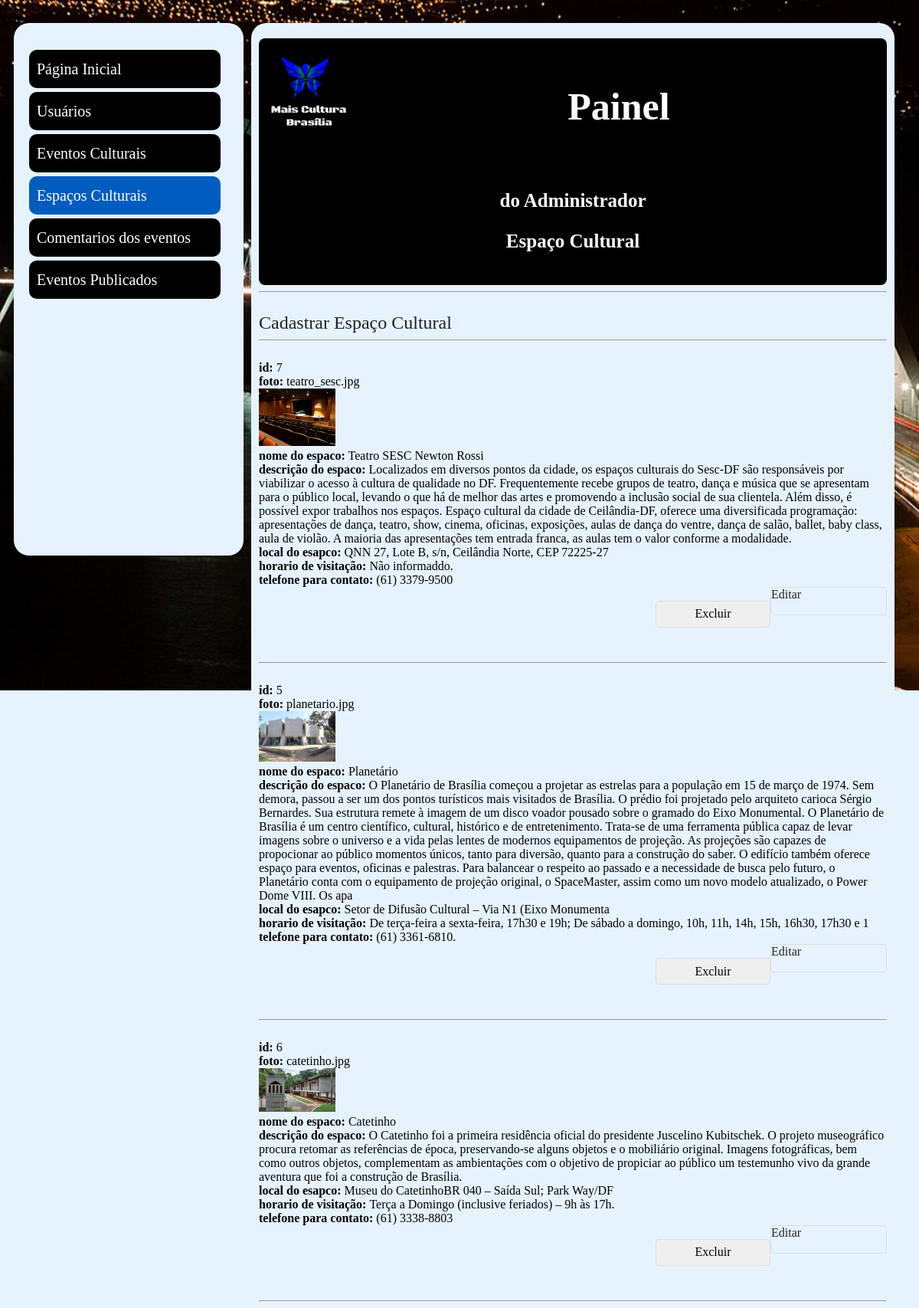
The app's page /view/listarEspaco.php (signed in) with its own data.
### tables this page shows
CREATE TABLE `espaco_cultural` (
  `cod` int(11) NOT NULL AUTO_INCREMENT,
  `nome` varchar(100) DEFAULT NULL,
  `telefone` varchar(15) DEFAULT NULL,
  `local` varchar(50) DEFAULT NULL,
  `horario` varchar(100) DEFAULT NULL,
  `descricao` varchar(1000) NOT NULL,
  `foto` varchar(100) NOT NULL,
  `usuario_cpf` bigint(11) NOT NULL,
  PRIMARY KEY (`cod`),
  KEY `fk_espaco_cultural_usuario1_idx` (`usuario_cpf`),
  CONSTRAINT `fk_espaco_cultural_usuario1` FOREIGN KEY (`usuario_cpf`) REFERENCES `usuario` (`cpf`) ON DELETE CASCADE ON UPDATE CASCADE
);

### conexao/conexao.php (called while the page is built)
<?php
abstract class Conexao {
    private static $instanciar;
    public static function instaciar() {
        try {
            if (!isset(self::$instanciar)){
                self::$instanciar = new PDO("mysql:host=localhost;dbname=bdevento;charset=UTF8", "root", "");
                self::$instanciar->setAttribute(PDO::ATTR_ERRMODE, PDO::ERRMODE_EXCEPTION);
            }
           return self::$instanciar;
        } catch (PDOException $exc) {
            echo "Erro ao conectar ao banco de dados :".$exc->getMessage() ;
        }
    }
}

### DAO/EspacoCulturalDAO.php (called while the page is built, shortened)
<?php
require_once '../conexao/conexao.php';
class EspacoCulturalDAO {
    public function __construct() {
        $this->pdo = Conexao::instaciar();
    }
    public function getAllEspaco() {
        try {
            $sql = "SELECT * FROM espaco_cultural ORDER BY nome DESC LIMIT 3";
            $stmt = $this->pdo->prepare($sql);
            $stmt->execute();
            $espaco = $stmt->fetchAll(PDO::FETCH_ASSOC);
            return $espaco;
        } catch (PDOException $exc) {
            echo $exc->getMessage();
        }
    }
}

### view/listarEspaco.php (the view, shortened to what this page needs)
<!DOCTYPE html>
<html>
    <head>
        <link rel="stylesheet" type="text/css" href="painelADM.css">
    </head>
    <body>
       <div class="container">
            <nav>
                <ul class="menu">
                    <a href=" ../view/index1.php"><li>Página Inicial</li></a>
                    <a href=" ../view/painel.php"><li>Usuários</li></a>
                    <a href="../view/listarEventos.php"><li>Eventos Culturais</li></a>
                    <a href="../view/listarEspaco.php"><li class="com">Espaços Culturais</li></a>
                     <a href="../view/listarComentarios.php"><li>Comentarios dos eventos</li></a>
                     <a href="../view/EventosPublicados.php"><li>Eventos Publicados</li></a>
                </ul>
            </nav>
            <section>
                <div class="top"><br>
                <img class="logo" align="left" src="../imagem/log0.jpg">
                <h1 align="center">Painel</h1><br>
                <h2 align="center">do Administrador</h2>
                <h3 align="center"> Espaço Cultural </h3>
                <br></div><hr><br>
                <?php
	if(isset($_SESSION["perfil_cod"])){
                 $perfil = $_SESSION["perfil_cod"];
                }else{
                    $perfil="";
                }
	if($perfil == 1){
            echo"<a class='aa' href='../view/cadastrarEspaco.php'>Cadastrar Espaço Cultural</a><hr>";
		include_once'../DAO/EspacoCulturalDAO.php';
		$mostrar = new EspacoCulturalDAO();
		$amostra = $mostrar->getALLEspaco();
                foreach ($amostra as $us) {
                echo"<div class='mn'>";
                echo "<br>";
                echo" <b>id:</b> {$us['cod']}<br>";
                echo" <b>foto:</b> {$us['foto']}<br>";
                echo"<img src='../uploads_de_imagens/{$us['foto']}'> <br>";
                echo"<b>nome do espaco:</b> {$us['nome']} <br>";
                echo"<b>descrição do espaco:</b> {$us['descricao']} <br>";
                echo"<b>local do  esapco: </b>{$us['local']} <br>";
                echo"<b>horario de visitação: </b>{$us['horario']} <br>";
                echo"<b>telefone para contato: </b>{$us['telefone']} <br>";
                echo"<a class='btn' href='../view/Editar_espaco.php?id={$us['cod']}'>Editar</a>";
		echo"<br>";
		echo"<form action='../controle/ExcluirEspaco.php' method='POST'>";
		echo"<input class='btn' type='submit' value='Excluir'/>";
		echo"</form>";
		echo"<br>";
                echo" <br><br><br>";
                echo"<hr>";
                echo"</div>";
                 }
               }else{
                echo"<script>";
                echo"window.location.href='../view/index1.php';";
                echo"</script>";
               }
               ?>
            </section>
        </div>
    </body>
</html>

### view/painelADM.css (style rules this page uses)
a { text-decoration: none; color: #222; border-radius: 20px; }
body { background-image: url(../imagem/ponte.jpg); background-size: 100%; background-attachment: fixed; background-repeat: no-repeat; background-color: #e6f3ff; font-family: Verdana; font-size: 100%; font-family: Comic Sans MS, Comic Sans, cursive; }
nav { width: 300px; height: 695px; background-color: #e6f3ff; font-size: 20px; float: left; box-sizing: border-box; padding: 10px; border-radius: 20px; }
.top { margin-top: 20px; background-color: #000; border-radius: 8px; color: #fff; }
.logo { width: 120px; height: 110px; border-radius: 10px; }
h1 { font-size: 50px; font-family: Comic Sans MS, Comic Sans, cursive; }
h2 { font-family: Comic Sans MS, Comic Sans, cursive; font-size: 25px; }
h3 { font-family: Comic Sans MS, Comic Sans, cursive; font-size: 25px; }
ul.menu { list-style-type: none; }
ul.menu li { width: 250px; height: 50px; line-height: 50px; background-color: #000; color: #fff; margin-top: 5px; box-sizing: border-box; padding-left: 10px; border-radius: 10px; }
.menu .com { background-color: #005cbf; }
.container { margin: auto; width: 1200px; height:100%; margin-top: 20px; padding: 10px; }
section { width: 70%; height: 200%; margin-left: 10px; float: left; background-color: #e6f3ff; box-sizing: border-box; padding-left: 10px; padding-right: 10px; border-radius: 20px; }
.btn { width: 150px; height: 35px; border: 1px solid #ddd; border-radius: 5px; font-size: 16px; font-family: Comic Sans MS, Comic Sans, cursive; float: right; }
.menu { display: flex; align-content: center; margin-bottom: 25px; box-sizing: border-box; padding-left: 10px; display: grid; flex-wrap: wrap; }

### view/listarEspaco.php (style rules this page uses)
img { width: 100px; }
.aa { font-size: 18pt; }

### records on screen
espaco_cultural: cod "7", foto "teatro_sesc.jpg", foto (picture), nome "Teatro SESC Newton Rossi", descricao "Localizados em diversos pontos da cidade, os espaços culturais do Sesc-DF são responsáveis por viabilizar o acesso à cultura de qualidade no DF. Frequentemente recebe grupos de teatro, dança e música que se apresentam para o público local, levando o que há de melhor das artes e promovendo a inclusão social de sua clientela. Além disso, é possível expor trabalhos nos espaços. Espaço cultural da cidade de Ceilândia-DF, oferece uma diversificada programação: apresentações de dança, teatro, show, cinema, oficinas, exposições, aulas de dança do ventre, dança de salão, ballet, baby class, aula de violão. A maioria das apresentações tem entrada franca, as aulas tem o valor conforme a modalidade.", local "QNN 27, Lote B, s/n, Ceilândia Norte, CEP 72225-27", horario "Não informaddo.", telefone "(61) 3379-9500"
espaco_cultural: cod "5", foto "planetario.jpg", foto (picture), nome "Planetário", descricao "O Planetário de Brasília começou a projetar as estrelas para a população em 15 de março de 1974. Sem demora, passou a ser um dos pontos turísticos mais visitados de Brasília. O prédio foi projetado pelo arquiteto carioca Sérgio Bernardes. Sua estrutura remete à imagem de um disco voador pousado sobre o gramado do Eixo Monumental. O Planetário de Brasília é um centro científico, cultural, histórico e de entretenimento. Trata-se de uma ferramenta pública capaz de levar imagens sobre o universo e a vida pelas lentes de modernos equipamentos de projeção. As projeções são capazes de propocionar ao público momentos únicos, tanto para diversão, quanto para a construção do saber. O edifício também…", local "Setor de Difusão Cultural – Via N1 (Eixo Monumenta", horario "De terça-feira a sexta-feira, 17h30 e 19h; De sábado a domingo, 10h, 11h, 14h, 15h, 16h30, 17h30 e 1", telefone "(61) 3361-6810."
espaco_cultural: cod "6", foto "catetinho.jpg", foto (picture), nome "Catetinho", descricao "O Catetinho foi a primeira residência oficial do presidente Juscelino Kubitschek. O projeto museográfico procura retomar as referências de época, preservando-se alguns objetos e o mobiliário original. Imagens fotográficas, bem como outros objetos, complementam as ambientações com o objetivo de propiciar ao público um testemunho vivo da grande aventura que foi a construção de Brasília.", local "Museu do CatetinhoBR 040 – Saída Sul; Park Way/DF", horario "Terça a Domingo (inclusive feriados) – 9h às 17h.", telefone "(61) 3338-8803"
